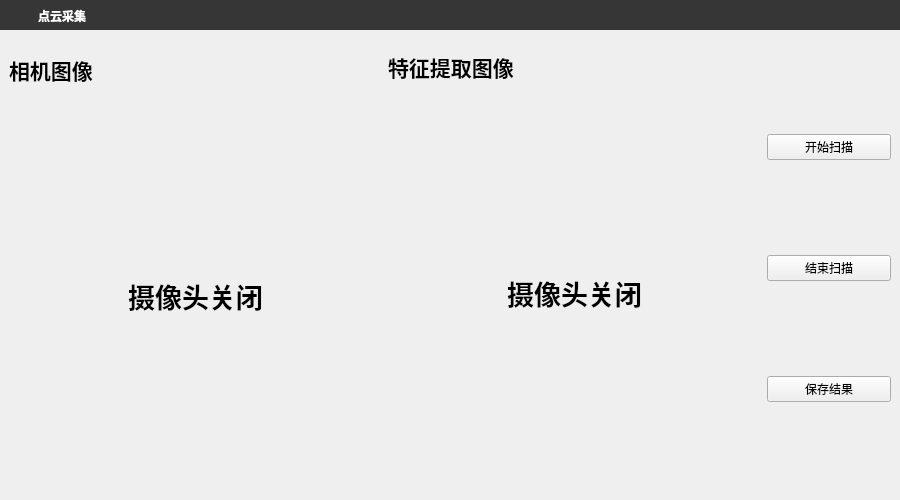
<?xml version="1.0" encoding="UTF-8"?>
<ui version="4.0">
 <class>point_collect</class>
 <widget class="QMainWindow" name="point_collect">
  <property name="geometry">
   <rect>
    <x>0</x>
    <y>0</y>
    <width>900</width>
    <height>500</height>
   </rect>
  </property>
  <property name="windowTitle">
   <string>MainWindow</string>
  </property>
  <widget class="QWidget" name="centralwidget">
   <layout class="QVBoxLayout" name="verticalLayout">
    <property name="leftMargin">
     <number>0</number>
    </property>
    <property name="topMargin">
     <number>0</number>
    </property>
    <property name="rightMargin">
     <number>0</number>
    </property>
    <property name="bottomMargin">
     <number>0</number>
    </property>
    <item>
     <widget class="QWidget" name="widgetTitle" native="true">
      <property name="minimumSize">
       <size>
        <width>0</width>
        <height>30</height>
       </size>
      </property>
      <property name="maximumSize">
       <size>
        <width>16777215</width>
        <height>30</height>
       </size>
      </property>
      <property name="styleSheet">
       <string notr="true">QWidget#widgetTitle{background:#363636;}
QLabel#labelTitle{color:white;padding:8px 0px 5px;}
QPushButton#btnBack,QPushButton#btnMin,QPushButton#btnMax,QPushButton#btnExit{
        border-radius:0px;
        color: #F0F0F0;
        background-color:rgba(0,0,0,0);
        border-style:none;
    }
QPushButton#btnBack:hover,QPushButton#btnMin:hover,QPushButton#btnMax:hover{
        background-color: qlineargradient(spread:pad, x1:0, y1:1, x2:0, y2:0, stop:0 rgba(25, 134, 199, 0), stop:1 #5CACEE);
    }
QPushButton#btnExit:hover{
        background-color: qlineargradient(spread:pad, x1:0, y1:1, x2:0, y2:0, stop:0 rgba(238, 0, 0, 128), stop:1 rgba(238, 44, 44, 255));
    }</string>
      </property>
      <layout class="QHBoxLayout" name="horizontalLayout">
       <property name="spacing">
        <number>0</number>
       </property>
       <property name="leftMargin">
        <number>5</number>
       </property>
       <property name="topMargin">
        <number>0</number>
       </property>
       <property name="rightMargin">
        <number>0</number>
       </property>
       <property name="bottomMargin">
        <number>2</number>
       </property>
       <item>
        <widget class="QPushButton" name="btnBack">
         <property name="sizePolicy">
          <sizepolicy hsizetype="Fixed" vsizetype="Fixed">
           <horstretch>0</horstretch>
           <verstretch>0</verstretch>
          </sizepolicy>
         </property>
         <property name="minimumSize">
          <size>
           <width>30</width>
           <height>30</height>
          </size>
         </property>
         <property name="maximumSize">
          <size>
           <width>30</width>
           <height>30</height>
          </size>
         </property>
         <property name="toolTip">
          <string>返回</string>
         </property>
         <property name="text">
          <string/>
         </property>
         <property name="autoDefault">
          <bool>true</bool>
         </property>
         <property name="flat">
          <bool>true</bool>
         </property>
        </widget>
       </item>
       <item>
        <widget class="QLabel" name="labelTitle">
         <property name="font">
          <font>
           <family>宋体</family>
           <pointsize>9</pointsize>
           <weight>75</weight>
           <bold>true</bold>
          </font>
         </property>
         <property name="styleSheet">
          <string notr="true"/>
         </property>
         <property name="text">
          <string>点云采集</string>
         </property>
        </widget>
       </item>
       <item>
        <widget class="QPushButton" name="btnMin">
         <property name="sizePolicy">
          <sizepolicy hsizetype="Fixed" vsizetype="Fixed">
           <horstretch>0</horstretch>
           <verstretch>0</verstretch>
          </sizepolicy>
         </property>
         <property name="minimumSize">
          <size>
           <width>30</width>
           <height>30</height>
          </size>
         </property>
         <property name="maximumSize">
          <size>
           <width>30</width>
           <height>30</height>
          </size>
         </property>
         <property name="toolTip">
          <string>最小化</string>
         </property>
         <property name="text">
          <string/>
         </property>
         <property name="autoDefault">
          <bool>true</bool>
         </property>
         <property name="flat">
          <bool>true</bool>
         </property>
        </widget>
       </item>
       <item>
        <widget class="QPushButton" name="btnMax">
         <property name="sizePolicy">
          <sizepolicy hsizetype="Fixed" vsizetype="Fixed">
           <horstretch>0</horstretch>
           <verstretch>0</verstretch>
          </sizepolicy>
         </property>
         <property name="minimumSize">
          <size>
           <width>30</width>
           <height>30</height>
          </size>
         </property>
         <property name="maximumSize">
          <size>
           <width>30</width>
           <height>30</height>
          </size>
         </property>
         <property name="toolTip">
          <string>最大化</string>
         </property>
         <property name="text">
          <string/>
         </property>
         <property name="autoDefault">
          <bool>true</bool>
         </property>
         <property name="flat">
          <bool>true</bool>
         </property>
        </widget>
       </item>
       <item>
        <widget class="QPushButton" name="btnExit">
         <property name="sizePolicy">
          <sizepolicy hsizetype="Fixed" vsizetype="Fixed">
           <horstretch>0</horstretch>
           <verstretch>0</verstretch>
          </sizepolicy>
         </property>
         <property name="minimumSize">
          <size>
           <width>30</width>
           <height>30</height>
          </size>
         </property>
         <property name="maximumSize">
          <size>
           <width>30</width>
           <height>30</height>
          </size>
         </property>
         <property name="toolTip">
          <string>退出</string>
         </property>
         <property name="text">
          <string/>
         </property>
         <property name="autoDefault">
          <bool>true</bool>
         </property>
         <property name="flat">
          <bool>true</bool>
         </property>
        </widget>
       </item>
      </layout>
     </widget>
    </item>
    <item>
     <widget class="QWidget" name="widget" native="true">
      <layout class="QHBoxLayout" name="horizontalLayout_2" stretch="3,3,1">
       <item>
        <layout class="QVBoxLayout" name="verticalLayout_2">
         <item>
          <widget class="QLabel" name="label">
           <property name="maximumSize">
            <size>
             <width>16777215</width>
             <height>50</height>
            </size>
           </property>
           <property name="font">
            <font>
             <family>Microsoft YaHei</family>
             <pointsize>16</pointsize>
             <weight>75</weight>
             <bold>true</bold>
            </font>
           </property>
           <property name="text">
            <string>相机图像</string>
           </property>
          </widget>
         </item>
         <item>
          <widget class="QLabel" name="camera_view">
           <property name="font">
            <font>
             <family>Microsoft YaHei</family>
             <pointsize>20</pointsize>
             <weight>75</weight>
             <bold>true</bold>
            </font>
           </property>
           <property name="text">
            <string>摄像头关闭</string>
           </property>
           <property name="alignment">
            <set>Qt::AlignCenter</set>
           </property>
          </widget>
         </item>
        </layout>
       </item>
       <item>
        <layout class="QVBoxLayout" name="verticalLayout_3" stretch="1,9">
         <item>
          <widget class="QLabel" name="label_3">
           <property name="maximumSize">
            <size>
             <width>16777215</width>
             <height>50</height>
            </size>
           </property>
           <property name="font">
            <font>
             <family>Microsoft YaHei</family>
             <pointsize>16</pointsize>
             <weight>75</weight>
             <bold>true</bold>
            </font>
           </property>
           <property name="text">
            <string>特征提取图像</string>
           </property>
          </widget>
         </item>
         <item>
          <widget class="QLabel" name="feature_view">
           <property name="font">
            <font>
             <family>Microsoft YaHei</family>
             <pointsize>20</pointsize>
             <weight>75</weight>
             <bold>true</bold>
            </font>
           </property>
           <property name="text">
            <string>摄像头关闭</string>
           </property>
           <property name="alignment">
            <set>Qt::AlignCenter</set>
           </property>
          </widget>
         </item>
        </layout>
       </item>
       <item>
        <layout class="QVBoxLayout" name="verticalLayout_4">
         <item>
          <widget class="QPushButton" name="start_scanbt">
           <property name="text">
            <string>开始扫描</string>
           </property>
          </widget>
         </item>
         <item>
          <widget class="QPushButton" name="stop_scanbt">
           <property name="text">
            <string>结束扫描</string>
           </property>
          </widget>
         </item>
         <item>
          <widget class="QPushButton" name="savebt">
           <property name="text">
            <string>保存结果</string>
           </property>
          </widget>
         </item>
        </layout>
       </item>
      </layout>
     </widget>
    </item>
   </layout>
  </widget>
 </widget>
 <resources/>
 <connections/>
</ui>
